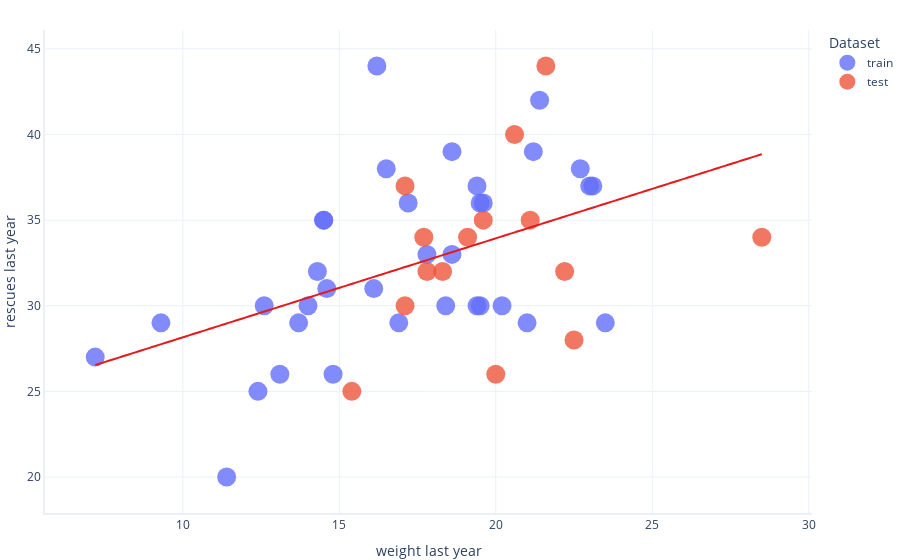

Source (notebook cell):
### Code cell
# concatenate training and test so they can be graphed
plot_set = pd.concat([train,test])
plot_set["Dataset"] = ["train"] * len(train) + ["test"] * len(test)

# Create graph
graphing.scatter_2D(plot_set, "weight_last_year", "rescues_last_year", "Dataset", trendline = lambda x: model.params[1] * x + model.params[0])
